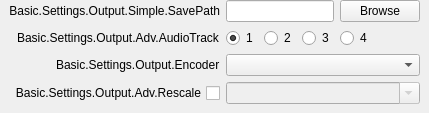
                   <widget class="QWidget" name="advOutRecStandard">
                    <layout class="QVBoxLayout" name="verticalLayout_13">
                     <property name="leftMargin">
                      <number>0</number>
                     </property>
                     <property name="topMargin">
                      <number>0</number>
                     </property>
                     <property name="rightMargin">
                      <number>0</number>
                     </property>
                     <property name="bottomMargin">
                      <number>0</number>
                     </property>
                     <item alignment="Qt::AlignTop">
                      <widget class="QWidget" name="widget_7" native="true">
                       <layout class="QVBoxLayout" name="verticalLayout_15">
                        <property name="leftMargin">
                         <number>0</number>
                        </property>
                        <property name="topMargin">
                         <number>0</number>
                        </property>
                        <property name="rightMargin">
                         <number>0</number>
                        </property>
                        <property name="bottomMargin">
                         <number>0</number>
                        </property>
                        <item>
                         <widget class="QWidget" name="advOutRecTopContainer" native="true">
                          <property name="sizePolicy">
                           <sizepolicy hsizetype="Preferred" vsizetype="Maximum">
                            <horstretch>0</horstretch>
                            <verstretch>0</verstretch>
                           </sizepolicy>
                          </property>
                          <layout class="QFormLayout" name="formLayout_16">
                           <property name="fieldGrowthPolicy">
                            <enum>QFormLayout::AllNonFixedFieldsGrow</enum>
                           </property>
                           <property name="labelAlignment">
                            <set>Qt::AlignRight|Qt::AlignTrailing|Qt::AlignVCenter</set>
                           </property>
                           <property name="topMargin">
                            <number>0</number>
                           </property>
                           <item row="0" column="0">
                            <widget class="QLabel" name="label_32">
                             <property name="sizePolicy">
                              <sizepolicy hsizetype="Preferred" vsizetype="Expanding">
                               <horstretch>0</horstretch>
                               <verstretch>0</verstretch>
                              </sizepolicy>
                             </property>
                             <property name="minimumSize">
                              <size>
                               <width>170</width>
                               <height>0</height>
                              </size>
                             </property>
                             <property name="text">
                              <string>Basic.Settings.Output.Simple.SavePath</string>
                             </property>
                             <property name="alignment">
                              <set>Qt::AlignRight|Qt::AlignTrailing|Qt::AlignVCenter</set>
                             </property>
                            </widget>
                           </item>
                           <item row="0" column="1">
                            <layout class="QHBoxLayout" name="horizontalLayout_6">
                             <item>
                              <widget class="QLineEdit" name="advOutRecPath">
                               <property name="enabled">
                                <bool>true</bool>
                               </property>
                              </widget>
                             </item>
                             <item>
                              <widget class="QPushButton" name="advOutRecPathBrowse">
                               <property name="enabled">
                                <bool>true</bool>
                               </property>
                               <property name="text">
                                <string>Browse</string>
                               </property>
                              </widget>
                             </item>
                            </layout>
                           </item>
                           <item row="2" column="0">
                            <widget class="QLabel" name="advOutRecEncLabel">
                             <property name="text">
                              <string>Basic.Settings.Output.Encoder</string>
                             </property>
                            </widget>
                           </item>
                           <item row="2" column="1">
                            <widget class="QComboBox" name="advOutRecEncoder"/>
                           </item>
                           <item row="3" column="0">
                            <widget class="QCheckBox" name="advOutRecUseRescale">
                             <property name="sizePolicy">
                              <sizepolicy hsizetype="Minimum" vsizetype="Expanding">
                               <horstretch>0</horstretch>
                               <verstretch>0</verstretch>
                              </sizepolicy>
                             </property>
                             <property name="layoutDirection">
                              <enum>Qt::RightToLeft</enum>
                             </property>
                             <property name="text">
                              <string>Basic.Settings.Output.Adv.Rescale</string>
                             </property>
                            </widget>
                           </item>
                           <item row="3" column="1">
                            <widget class="QWidget" name="advOutRecRescaleContainer" native="true">
                             <layout class="QHBoxLayout" name="horizontalLayout_4">
                              <property name="leftMargin">
                               <number>0</number>
                              </property>
                              <property name="topMargin">
                               <number>0</number>
                              </property>
                              <property name="rightMargin">
                               <number>0</number>
                              </property>
                              <property name="bottomMargin">
                               <number>0</number>
                              </property>
                              <item>
                               <widget class="QComboBox" name="advOutRecRescale">
                                <property name="enabled">
                                 <bool>false</bool>
                                </property>
                                <property name="editable">
                                 <bool>true</bool>
                                </property>
                               </widget>
                              </item>
                             </layout>
                            </widget>
                           </item>
                           <item row="1" column="0">
                            <widget class="QLabel" name="label_29">
                             <property name="text">
                              <string>Basic.Settings.Output.Adv.AudioTrack</string>
                             </property>
                            </widget>
                           </item>
                           <item row="1" column="1">
                            <widget class="QWidget" name="widget_9" native="true">
                             <property name="sizePolicy">
                              <sizepolicy hsizetype="Maximum" vsizetype="Preferred">
                               <horstretch>0</horstretch>
                               <verstretch>0</verstretch>
                              </sizepolicy>
                             </property>
                             <layout class="QHBoxLayout" name="horizontalLayout_9">
                              <property name="leftMargin">
                               <number>0</number>
                              </property>
                              <property name="topMargin">
                               <number>0</number>
                              </property>
                              <property name="rightMargin">
                               <number>0</number>
                              </property>
                              <property name="bottomMargin">
                               <number>0</number>
                              </property>
                              <item>
                               <widget class="QRadioButton" name="advOutRecTrack1">
                                <property name="text">
                                 <string notr="true">1</string>
                                </property>
                                <property name="checked">
                                 <bool>true</bool>
                                </property>
                               </widget>
                              </item>
                              <item>
                               <widget class="QRadioButton" name="advOutRecTrack2">
                                <property name="text">
                                 <string notr="true">2</string>
                                </property>
                               </widget>
                              </item>
                              <item>
                               <widget class="QRadioButton" name="advOutRecTrack3">
                                <property name="text">
                                 <string notr="true">3</string>
                                </property>
                               </widget>
                              </item>
                              <item>
                               <widget class="QRadioButton" name="advOutRecTrack4">
                                <property name="text">
                                 <string notr="true">4</string>
                                </property>
                               </widget>
                              </item>
                             </layout>
                            </widget>
                           </item>
                          </layout>
                         </widget>
                        </item>
                       </layout>
                      </widget>
                     </item>
                    </layout>
                   </widget>
